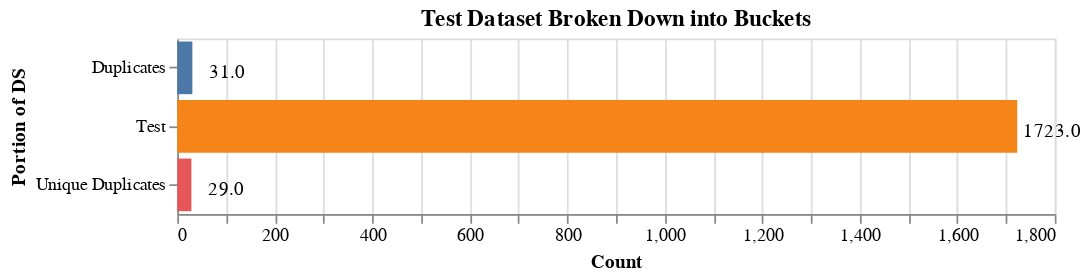

Here is the notebook cell this chart was saved with:
### Markdown cell above
## Test Dataset Duplicate Data

- Show breakdown of data in Test
- Show sample duplicate images from Test

### Code cell
print_duplicate_info('test')

### Figure 1 — Vega-Lite specification as saved in the notebook (floating-point values rounded to 4 significant figures)
{"config": {"view": {"continuousWidth": 400, "continuousHeight": 300}}, "layer": [{"mark": "bar", "encoding": {"color": {"type": "nominal", "field": "Portion", "legend": null}, "detail": {"type": "nominal", "field": "Portion"}, "x": {"type": "quantitative", "axis": {"title": "Count"}, "field": "Size"}, "y": {"type": "nominal", "axis": {"title": "Portion of DS"}, "field": "Portion"}}, "height": 100, "title": "Test Dataset Broken Down into Buckets", "width": 500}, {"mark": {"type": "text", "color": "black", "dx": 20, "dy": 3}, "encoding": {"detail": {"type": "nominal", "field": "Portion"}, "text": {"type": "quantitative", "aggregate": "sum", "field": "Size", "format": ".1f"}, "x": {"type": "quantitative", "aggregate": "sum", "field": "Size", "stack": "zero"}, "y": {"type": "nominal", "field": "Portion"}}}], "data": {"name": "data-2e0c005a8b3ddfda037778aa7c28c432"}, "$schema": "https://vega.github.io/schema/vega-lite/v4.8.1.json", "datasets": {"data-2e0c005a8b3ddfda037778aa7c28c432": [{"Size": 1723, "Portion": "Test"}, {"Size": 31, "Portion": "Duplicates"}, {"Size": 29, "Portion": "Unique Duplicates"}]}}
